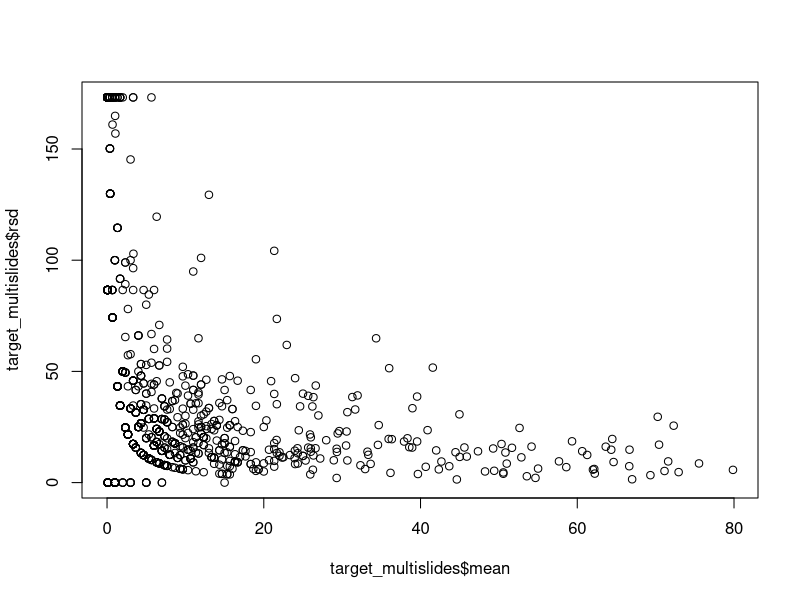
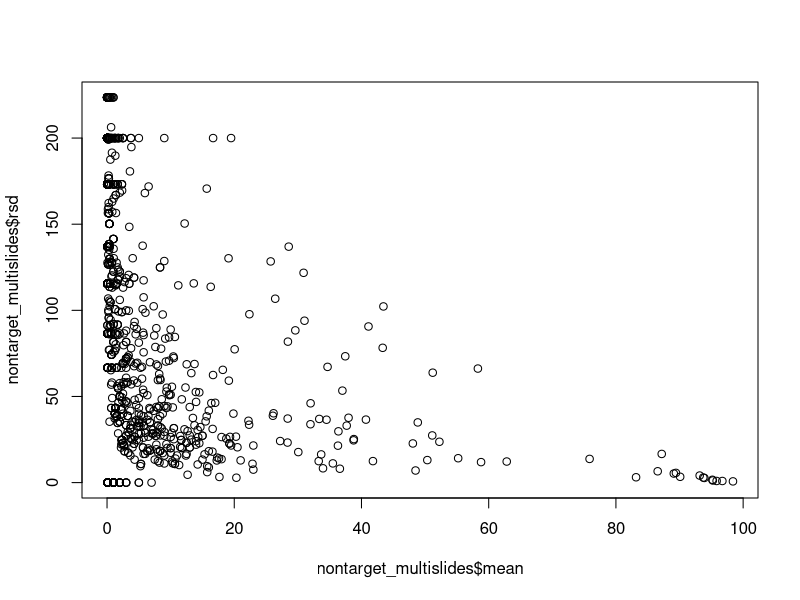

Write the R code that produced these figures, in order. (Note: this script raises an error after producing the figures.)
#### Processing microscopy data and adding in environmental & atx data
### Jordan Zabrecky
## last edited 03.15.2025

## This code processes microscopy data from the EDI data release 
## (averaging across slides and evaluting rsd), remove non-algal portion
## and recalculates relative abundance, and, lastly adds in water 
## chemistry data and anatoxin concentrations

## For code processing of water chemistry and target sample anatoxin 
## data from original EDI csv's, see
## https://github.com/jzabrecky/ATX-synchrony-norcal/blob/main/code/2b_water_chemistry.R
## https://github.com/jzabrecky/ATX-synchrony-norcal/blob/main/code/2e_target_sample_anatoxins.R

#### (1) Loading in libraries & data ####

# loading libraries
lapply(c("tidyverse", "lubridate"), require, character.only = T)

# read in microscopy data
target <- read.csv("./data/EDI_data_package/microscopy_target_samples.csv")
nontarget <- read.csv("./data/EDI_data_package/microscopy_non_target_samples.csv")

# read in processed anatoxin & water chemistry data
atx_target <- read.csv("./data/field_and_lab/cyano_atx.csv") # processed version
water_chemistry <- read.csv("./data/field_and_lab/water_chemistry.csv") %>% 
  select(!c(time, reach))

#### (2) Analyzing microscopy data (w/ multiple slides) ####

## (a) target samples

# look at average, sd, & rsd for each taxa across slides
target_multislides <- target %>% 
  filter(slide_rep != "Final") %>% 
  pivot_longer(microcoleus:aphanothece, names_to = "taxa", values_to = "percent") %>% 
  dplyr::group_by(taxa, site_reach, field_date, sample_type) %>% 
  dplyr::summarize(mean = mean(percent),
                   sd = sd(percent),
                   rsd = (sd * 100) / mean)
view(target_multislides) # the highest are all samples where one slide had 0.1% cover
mean(target_multislides$rsd, na.rm = TRUE) # 44.3% high but let's look at taxa 
                                           # that have >5% mean cover
plot(target_multislides$mean, target_multislides$rsd)
# yup, samples with a higher mean have a lower rsd

# looking at taxa that have >5% mean cover
target_multislides_sub <- target_multislides %>% 
  filter(mean > 5)
view(target_multislides_sub)
mean(target_multislides_sub$rsd) # 21.7% high but better

# pivot back wider to join back into processed
target_multislides_wider <- target_multislides %>% 
  select(!(sd:rsd)) %>% 
  pivot_wider(names_from = "taxa", values_from = "mean")

# for data that were already averaged across three slides,
# we need to match it up to the processed data frame
target_processed <- target %>% 
  filter(slide_rep == "Final") %>% 
  select(!(slide_rep:method)) # remove columns we don't need

# match up column order
target_processed <- target_processed[,colnames(target_multislides_wider)]

# rbind to join dataframes
target_processed <- rbind(target_processed, target_multislides_wider)

## (b) non-target samples

# look at average, sd, & rsd for each taxa across slides
# no samples here are averaged over as indicated by "Final"
nontarget_multislides <- nontarget %>% 
  pivot_longer(non_algal:unknown, names_to = "taxa", values_to = "percent") %>% 
  dplyr::group_by(taxa, site_reach, field_date, sample_type) %>% 
  dplyr::summarize(mean = mean(percent),
                   sd = sd(percent),
                   rsd = (sd * 100) / mean)
view(nontarget_multislides) # the highest are all samples where one slide had 0.1% cover
mean(nontarget_multislides$rsd, na.rm = TRUE) # 97.6% high but let's look at taxa 
                                              # that have >5% mean cover
plot(nontarget_multislides$mean, nontarget_multislides$rsd)
# less strong of a relationship with non-target samples

# looking at taxa that have >5% mean cover
nontarget_multislides_sub <- nontarget_multislides %>% 
  filter(mean > 5)
view(nontarget_multislides_sub)
mean(nontarget_multislides_sub$rsd) # 42.8% high but better

# pivot back wider to join with anatoxin and environmental data
nt_processed <- nontarget_multislides %>% 
  select(!(sd:rsd)) %>% 
  pivot_wider(names_from = "taxa", values_from = "mean") 

# confirm that everything sums up to 100
check_nt <- which(rowSums(nt_processed[4:ncol(nt_processed)]) != 100)
check_t <- which(rowSums(target_processed[4:ncol(target_processed)]) != 100)

# check these values- maybe slight variations in float?
# like minor issues when averaging such small decimals across multiple slides
rowSums(target_processed[4:ncol(target_processed)])[check_t] # is 100
rowSums(nt_processed[4:ncol(nt_processed)])[check_nt] # most are 100
# but for the few that aren't (52, 58, 60) which are 99.975, 99.975, 99.980, we will just add 
# the remainder to the dominant taxa in that sample
nt_processed[52,]$spirogyra <- nt_processed[52,]$spirogyra + (100 - 99.975)
nt_processed[58,]$spirogyra <- nt_processed[58,]$spirogyra + (100 - 99.975)
nt_processed[60,]$cladophora <- nt_processed[60,]$cladophora + (100 - 99.980)

# run through check and rowSums code again to make sure they are all now 100 in appearance

#### (3) Remove non-algal portion from relative abundance & recalculate ####

# function to remove non-algal portion and recalculate
remove_non_algal <- function(df) {
  # remove non-algal portion
  temp_df <- df %>% 
    select(!non_algal)
  
  # calculate total percent abundance of algal portion
  temp_df$total_algal_percent <- rowSums(temp_df[c(4:ncol(temp_df))]) # hard-coded; always have 4 info columns
  
  
  # pivot longer for easy re-calculation and then pivot back wider
  final_df <- temp_df %>% 
    relocate(total_algal_percent, .after = sample_type) %>%  # quick reorganization
    pivot_longer(cols = c(5:ncol(temp_df)), values_to = "old_percent", names_to = "taxa") %>% 
    mutate(new_percent = (old_percent / total_algal_percent) * 100) %>% 
    select(!c(old_percent, total_algal_percent)) %>% 
    pivot_wider(names_from = "taxa", values_from = "new_percent")
  
  # return final dataframe
  return(final_df)
}

# apply function to dataframes
nt_processed2 <- remove_non_algal(nt_processed)
target_processed2 <- remove_non_algal(target_processed)

# double check that all recalculated taxa columns sum to 100!
check_nt2 <- which(rowSums(nt_processed2[4:ncol(nt_processed2)]) != 100)
check_t2 <- which(rowSums(target_processed2[4:ncol(target_processed2)]) != 100)

# check these values- again likely minor decimal issues 
# as computers are bad at dealing with small numbers
rowSums(target_processed2[4:ncol(target_processed2)])[check_t2] # all are 100
rowSums(nt_processed2[4:ncol(nt_processed2)])[check_nt2] # all are 100

#### (3) Joining in Anatoxin & Water Chemistry Data ####

# separate out TAC and TM 
tm_processed2 <- target_processed2 %>% 
 filter(sample_type == "TM")
tac_processed2 <- target_processed2 %>% 
  filter(sample_type == "TAC")

# replace 2022-09-06 microcoleus sample with one from 2022-09-08
# (substitute technician accidentally took 2022-09-06 with different methods)
tm_processed2$field_date[which(tm_processed2$field_date == "2022-09-08")] <- "2022-09-06"
atx_target$field_date[which(atx_target$field_date == "2022-09-08")] <- "2022-09-06"

# put all processed data into a list
processed <- list(tm_processed2, tac_processed2, nt_processed2)
names(processed) <- c("tm", "tac", "nt")

# left join in water data and change column organization
for(i in 1:length(processed)) {
  processed[[i]] <- left_join(processed[[i]], water_chemistry, 
                              by = c("site_reach", "field_date")) %>%  
    relocate(site, .after = site_reach)
}

# left join in anatoxin data (TM gets TM, TAC gets TAC, and NT gets both)
processed$tm <- left_join(processed$tm, atx_target %>% filter(sample_type == "TM"), 
                          by = c("site_reach", "field_date", "sample_type"))
processed$tac <- left_join(processed$tac, atx_target %>% filter(sample_type == "TAC"), 
                           by = c("site_reach", "field_date", "sample_type"))
processed$nt <- left_join(processed$nt, atx_target %>% filter (sample_type == "TM") 
                          %>% select(!sample_type),
                          by = c("site_reach", "field_date")) %>% 
  rename(TM_ATX_all_ug_chla_ug = ATX_all_ug_chla_ug,
         TM_ATX_all_ug_orgmat_g = ATX_all_ug_orgmat_g) %>% 
  select(!(ATXa_ug_g:percent_organic_matter))
processed$nt <- left_join(processed$nt, atx_target %>% filter (sample_type == "TAC") 
                       %>% select(!sample_type),
                       by = c("site_reach", "field_date")) %>% 
  rename(TAC_ATX_all_ug_chla_ug = ATX_all_ug_chla_ug,
         TAC_ATX_all_ug_orgmat_g = ATX_all_ug_orgmat_g) %>% 
  select(!(ATXa_ug_g:percent_organic_matter))

# turns out we don't have ATX data for TM SFE-M-4 08-23-2022
# I think we weren't clear if it would be Microcoleus and did not have enough
# so let's just remove that row
processed$tm <- processed$tm[-22,]

# saving csv's
path <- paste(getwd(), "/data/morphological/", sep = "")
lapply(names(processed), function(x) write.csv(processed[[x]], file = paste(path, x, "_algalonly_with_covar.csv", 
                                                                              sep = ""), row.names = FALSE))
